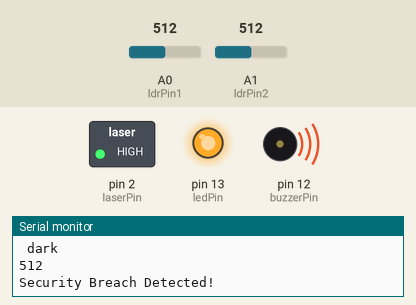
Bench run of a sketch on a simulated Arduino Uno, built with avr-gcc and run on an emulated ATmega328P. On the bench: switched loads named in the sketch (green lamp = pin HIGH), output pins drawn as LEDs (lit = HIGH), buzzer (waves = sounding, pin HIGH), the last lines printed to the serial monitor. The test bench sets the inputs (shaded band); at power-on: A0 (ldrPin1) = 512, A1 (ldrPin2) = 512.

Above: at 1.2 s.
1.3 s: A0 (ldrPin1) set to 311
4.3 s: A0 (ldrPin1) set to 285
At 5.0 s:
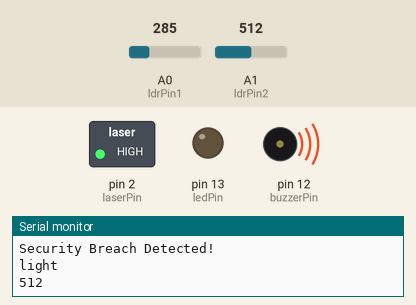
5.8 s: A1 (ldrPin2) set to 218
7.3 s: A1 (ldrPin2) set to 192
At 8.3 s:
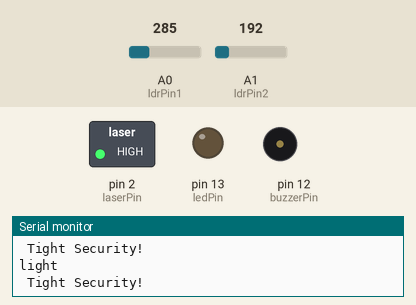
8.8 s: A0 (ldrPin1) set to 306
At 9.7 s:
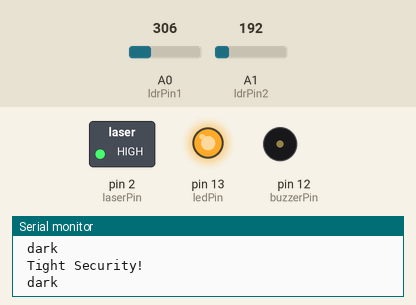
10.3 s: A0 (ldrPin1) set to 290
At 11.4 s:
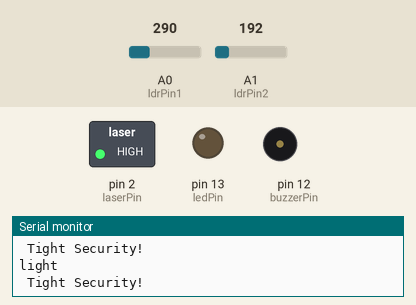
Timing chart, 0 to 13.3 s (numbered marks = the images above; inputs shaded):
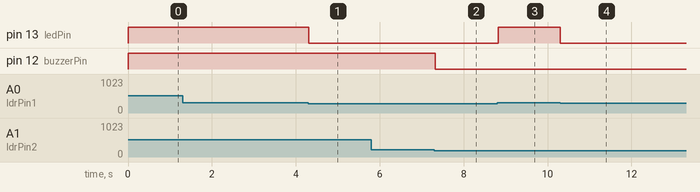

Measured:
- the behaviour switches between 301 and 300 on A0 (ldrPin1) (found by bisection; images 0 and 1)
- the behaviour switches between 201 and 200 on A1 (ldrPin2) (found by bisection; images 1 and 2)
- after the input at 4.3 s, pin 13 (ledPin): HIGH → LOW at once
- after the input at 7.3 s, pin 12 (buzzerPin): HIGH → LOW at once
- after the input at 8.8 s, pin 13 (ledPin): LOW → HIGH at once
- after the input at 10.3 s, pin 13 (ledPin): HIGH → LOW at once

The sketch:

AutomaticNightLight_laserSecurity.ino
```cpp
const int laserPin = 2;     // Pin connected to the laser module
const int ldrPin1 = A0;     // Pin connected to the first LDR
const int ldrPin2 = A1;     // Pin connected to the second LDR
const int ledPin = 13;      // Pin connected to the night light LED
const int buzzerPin = 12;   // Pin connected to the Buzzer
const int threshold = 300;  // LDR threshold value for detecting darkness
const int threshold2 = 200;  // LDR threshold value for detecting darkness of laser security system

void setup() {
  pinMode(laserPin, OUTPUT);
  pinMode(ledPin, OUTPUT);
  pinMode(buzzerPin, OUTPUT);
  digitalWrite(laserPin, HIGH);  // Turn on the laser by default
  Serial.begin(9600);
}

void loop() {
  int ldrValue1 = analogRead(ldrPin1);
  int ldrValue2 = analogRead(ldrPin2);

  if (ldrValue1 > threshold) {   // It's dark
    digitalWrite(ledPin, HIGH);  // Turn on the night light
    Serial.println(" dark");
  } else {
    digitalWrite(ledPin, LOW);  // Turn off the night light
    Serial.println("light");
  }
  if(ldrValue2 > threshold2){
    digitalWrite(buzzerPin, HIGH);
    Serial.println(ldrValue2);
    Serial.println("Security Breach Detected!");
  }else{
    digitalWrite(buzzerPin, LOW);
    Serial.println(" Tight Security!");
  }
}
```
